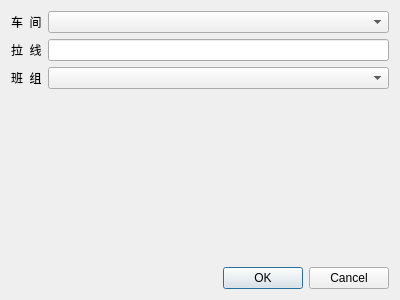
<?xml version="1.0" encoding="UTF-8"?>
<ui version="4.0">
 <class>TaskForm</class>
 <widget class="QDialog" name="TaskForm">
  <property name="windowModality">
   <enum>Qt::NonModal</enum>
  </property>
  <property name="geometry">
   <rect>
    <x>0</x>
    <y>0</y>
    <width>400</width>
    <height>300</height>
   </rect>
  </property>
  <property name="windowTitle">
   <string>准备开始扫码</string>
  </property>
  <property name="modal">
   <bool>true</bool>
  </property>
  <layout class="QGridLayout" name="gridLayout">
   <item row="1" column="0" alignment="Qt::AlignBottom">
    <widget class="QDialogButtonBox" name="buttonBox">
     <property name="orientation">
      <enum>Qt::Horizontal</enum>
     </property>
     <property name="standardButtons">
      <set>QDialogButtonBox::Cancel|QDialogButtonBox::Ok</set>
     </property>
    </widget>
   </item>
   <item row="0" column="0">
    <layout class="QGridLayout" name="gridLayout_2">
     <item row="0" column="0">
      <widget class="QLabel" name="Label">
       <property name="text">
        <string>车  间</string>
       </property>
      </widget>
     </item>
     <item row="0" column="1">
      <widget class="QComboBox" name="chejian"/>
     </item>
     <item row="1" column="0">
      <widget class="QLabel" name="Label_2">
       <property name="text">
        <string>拉  线</string>
       </property>
      </widget>
     </item>
     <item row="1" column="1">
      <widget class="QLineEdit" name="laxian"/>
     </item>
     <item row="2" column="0">
      <widget class="QLabel" name="Label_3">
       <property name="text">
        <string>班  组</string>
       </property>
      </widget>
     </item>
     <item row="2" column="1">
      <widget class="QComboBox" name="banzu"/>
     </item>
    </layout>
   </item>
  </layout>
 </widget>
 <resources/>
 <connections>
  <connection>
   <sender>buttonBox</sender>
   <signal>accepted()</signal>
   <receiver>TaskForm</receiver>
   <slot>accept()</slot>
   <hints>
    <hint type="sourcelabel">
     <x>262</x>
     <y>295</y>
    </hint>
    <hint type="destinationlabel">
     <x>157</x>
     <y>274</y>
    </hint>
   </hints>
  </connection>
  <connection>
   <sender>buttonBox</sender>
   <signal>rejected()</signal>
   <receiver>TaskForm</receiver>
   <slot>reject()</slot>
   <hints>
    <hint type="sourcelabel">
     <x>330</x>
     <y>295</y>
    </hint>
    <hint type="destinationlabel">
     <x>286</x>
     <y>274</y>
    </hint>
   </hints>
  </connection>
  <connection>
   <sender>chejian</sender>
   <signal>currentTextChanged(QString)</signal>
   <receiver>TaskForm</receiver>
   <slot>deptSelected()</slot>
   <hints>
    <hint type="sourcelabel">
     <x>210</x>
     <y>31</y>
    </hint>
    <hint type="destinationlabel">
     <x>513</x>
     <y>214</y>
    </hint>
   </hints>
  </connection>
 </connections>
 <slots>
  <slot>deptSelected()</slot>
 </slots>
</ui>
